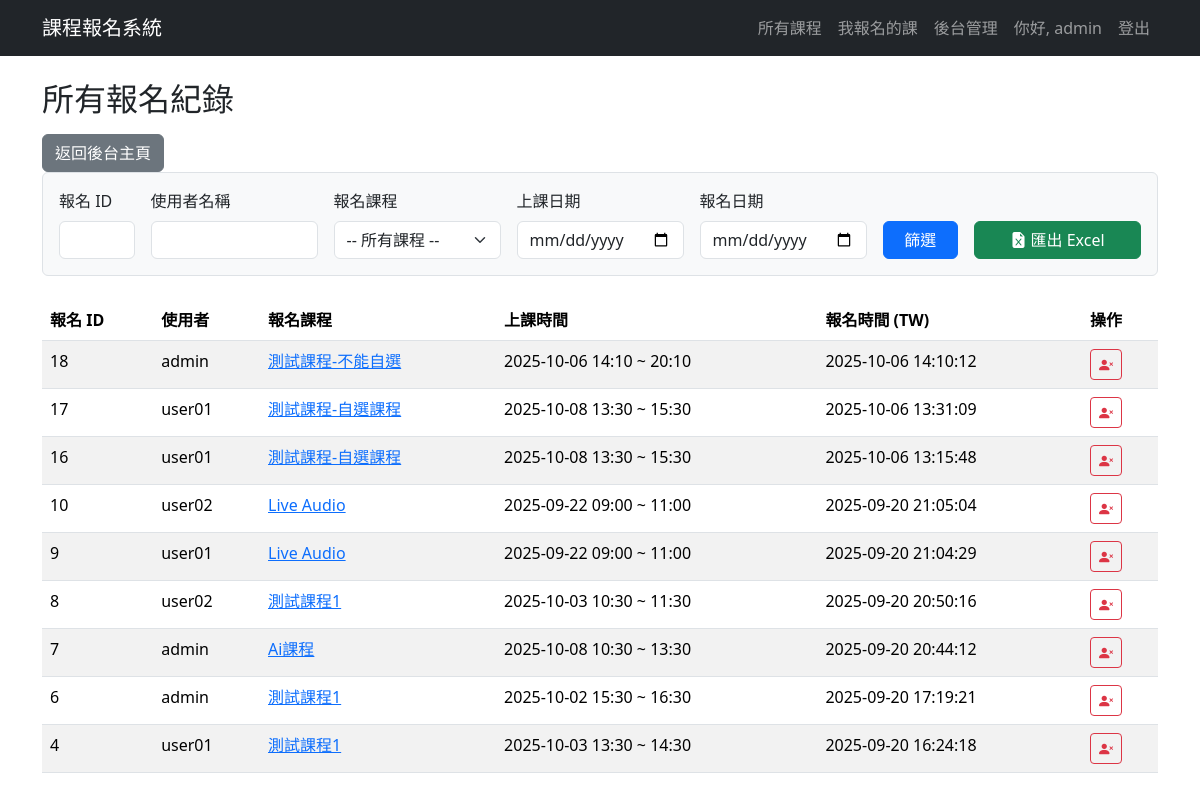
Page /admin/all_registrations (signed in) on the earlier database version.
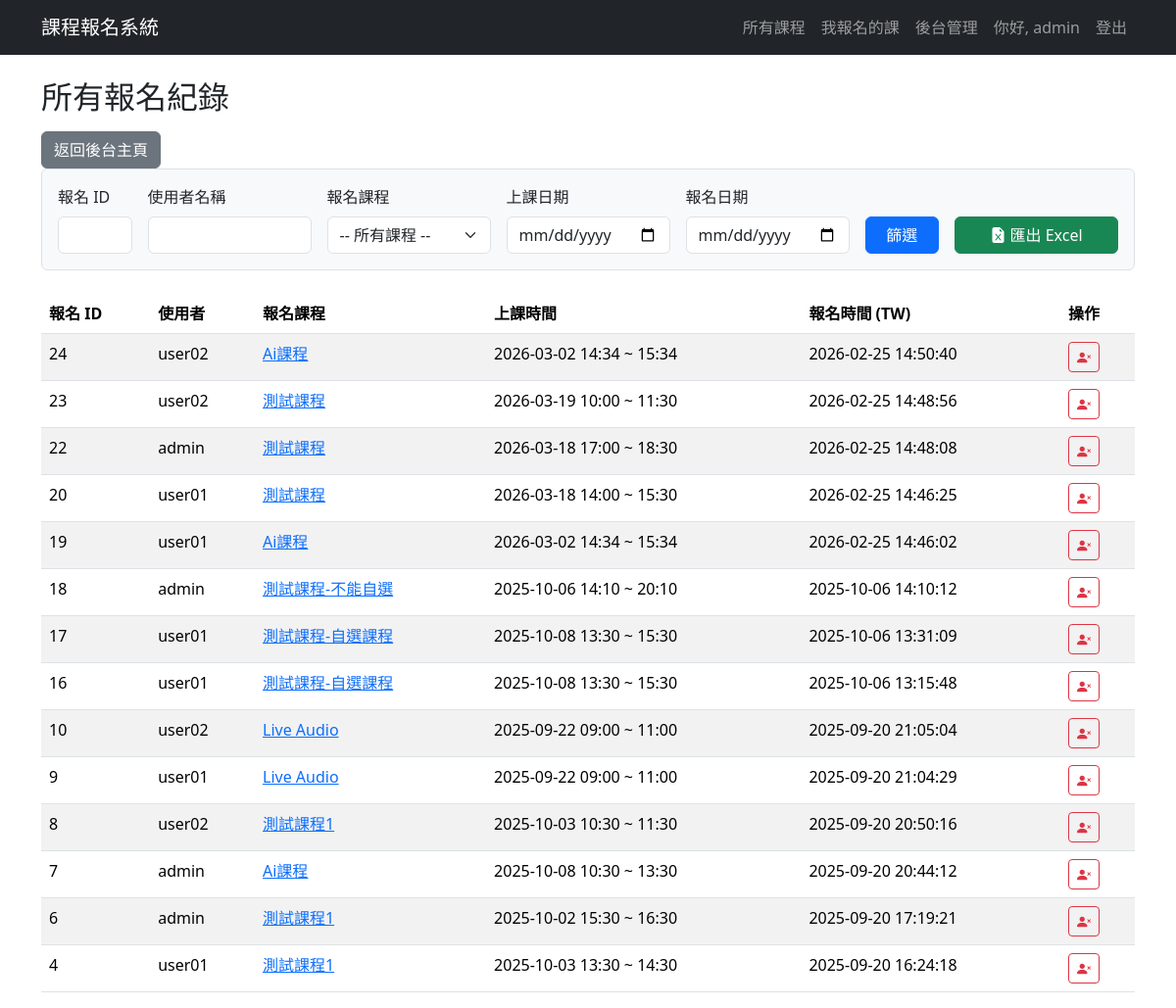
Same page on the later database version.
### app.py (models this page shows, shortened)
class User(UserMixin, db.Model):
    id = db.Column(db.Integer, primary_key=True) # 使用者ID 唯一值
    username = db.Column(db.String(80), unique=True, nullable=False)
    password_hash = db.Column(db.String(200), nullable=False) # 儲存雜湊後的密碼
    is_admin = db.Column(db.Boolean, default=False) # 是否為管理者
    __table_args__ = {'extend_existing': True} # 避免重複定義表格錯誤

class Registration(db.Model):
    __tablename__ = 'registration'
    id = db.Column(db.Integer, primary_key=True)
    user_id = db.Column(db.Integer, db.ForeignKey('user.id'), nullable=False)
    time_slot_id = db.Column(db.Integer, db.ForeignKey('time_slot.id'), nullable=False) # 報名的梯次
    registration_time = db.Column(db.DateTime, default=datetime.utcnow)
    __table_args__ = {'extend_existing': True}
    user = db.relationship('User', backref=db.backref('registrations', lazy=True))
    time_slot = db.relationship('TimeSlot', backref=db.backref('registrations', lazy='dynamic', cascade="all, delete-orphan", single_parent=True)) # 一個梯次有多個報名紀錄
    def local_registration_time(self):
        return self.registration_time + timedelta(hours=8)

class Course(db.Model):
    __tablename__ = 'course' # 建議明確指定表名
    id = db.Column(db.Integer, primary_key=True)
    name = db.Column(db.String(120), nullable=False)
    description = db.Column(db.Text, nullable=False) # 課程描述
    speaker_info = db.Column(db.String(200)) # 講者資訊
    has_time_slots = db.Column(db.Boolean, default=False, nullable=False) # 是否有梯次
    status = db.Column(db.String(20), default='尚未開放') # 課程狀態：尚未開放、報名中、報名截止
    registration_start_time = db.Column(db.DateTime, nullable=False) # 報名開始時間
    registration_end_time = db.Column(db.DateTime, nullable=False) # 報名截止時間
    allow_user_to_choose_time = db.Column(db.Boolean, default=False, nullable=False) # 是否允許使用者自選時間
    duration_hours = db.Column(db.Float, nullable=True, default=1) # 新增：上課時數欄位
    user_choice_start_date = db.Column(db.Date, nullable=True) # 自選時間的可選起始日
    user_choice_end_date = db.Column(db.Date, nullable=True) # 自選時間的可選結束日
    user_choice_start_time_of_day = db.Column(db.Time, nullable=True) # 自選時間的每日可選起始時間
    user_choice_end_time_of_day = db.Column(db.Time, nullable=True) # 自選時間的每日可選結束時間
    __table_args__ = {'extend_existing': True} # 避免重複定義表格錯誤
    files = db.relationship('CourseFile', backref='course', lazy=True, cascade="all, delete-orphan") # 課程有多個檔案，刪除課程時也刪除相關檔案
    time_slots = db.relationship('TimeSlot', backref='course', lazy=True, cascade="all, delete-orphan") # 課程有多個梯次，刪除課程時也刪除相關梯次

class TimeSlot(db.Model):
    __tablename__ = 'time_slot'
    id = db.Column(db.Integer, primary_key=True)
    slot_start_time = db.Column(db.DateTime, nullable=False)
    slot_end_time = db.Column(db.DateTime, nullable=False)
    capacity = db.Column(db.Integer, nullable=False, default=999) # 梯次名額
    booked_count = db.Column(db.Integer, default=0) # 已報名人數
    course_id = db.Column(db.Integer, db.ForeignKey('course.id'), nullable=False) # 課程ID 外鍵，參考 Course 表
    __table_args__ = {'extend_existing': True} # 避免重複定義表格錯誤

### app.py (the view, shortened to what this page needs)
@app.route('/admin/all_registrations')
@login_required
@admin_required
def all_registrations():
    query = Registration.query.join(TimeSlot).join(User)
    reg_id_str = request.args.get('registration_id')
    if reg_id_str:
        try:
            query = query.filter(Registration.id == int(reg_id_str))
        except ValueError:
            flash('報名 ID 必須是數字', 'warning')
    username = request.args.get('username')
    if username:
        query = query.filter(User.username.ilike(f"%{username}%"))
    course_id_str = request.args.get('course_id')
    if course_id_str:
        try:
            query = query.filter(TimeSlot.course_id == int(course_id_str))
        except ValueError:
            flash('課程 ID 格式不正確', 'warning')
    slot_date_str = request.args.get('slot_date')
    if slot_date_str:
        try:
            slot_date = datetime.strptime(slot_date_str, '%Y-%m-%d').date()
            query = query.filter(func.date(TimeSlot.slot_start_time) == slot_date)
        except ValueError:
            flash('梯次日期格式不正確', 'warning')
    reg_date_str = request.args.get('registration_date')
    all_courses = db.session.query(Course).join(TimeSlot).join(Registration).distinct(Course.id).order_by(Course.name).all()
    all_regs = query.order_by(Registration.id.desc()).all()
    print("Debug: all_courses names:", [course.name for course in all_courses])
    return render_template(
        'admin_all_registrations.html',
        registrations=all_regs,
        all_courses=all_courses,
        request=request
    )

### app.py (called while the page is built)
@login_manager.user_loader
def load_user(user_id): # 透過 user_id 載入使用者
    return User.query.get(int(user_id)) # 從資料庫取得使用者資料

def admin_required(f):
    @wraps(f)
    def decorated_function(*args, **kwargs):
        if not current_user.is_authenticated or not current_user.is_admin:
            flash('您沒有權限。', 'danger')
            return redirect(url_for('index'))
        return f(*args, **kwargs)
    return decorated_function

### templates/admin_all_registrations.html (shortened to what this page needs)
{% extends "layout.html" %}
{% block content %}
<h2>所有報名紀錄</h2>
<div class="mt-3">
    <a href="{{ url_for('admin_dashboard') }}" class="btn btn-secondary">返回後台主頁</a>
</div>
<form method="GET" action="{{ url_for('all_registrations') }}" class="mb-4 p-3 border rounded bg-light">
    <div class="row g-3 align-items-end">
        <div class="col-md-1">
            <label for="registration_id" class="form-label">報名 ID</label>
            <input type="text" class="form-control" id="registration_id" name="registration_id" value="{{ request.args.get('registration_id', '') }}">
        </div>
        <div class="col-md-2">
            <label for="username" class="form-label">使用者名稱</label>
            <input type="text" class="form-control" id="username" name="username" value="{{ request.args.get('username', '') }}">
        </div>
        <div class="col-md-2">
            <label for="course_id" class="form-label">報名課程</label>
            <select class="form-select" id="course_id" name="course_id">
                <option value="">-- 所有課程 --</option>
            </select>
        </div>
        <div class="col-md-2">
            <label for="slot_date" class="form-label">上課日期</label>
            <input type="date" class="form-control" id="slot_date" name="slot_date" value="{{ request.args.get('slot_date', '') }}">
        </div>
        <div class="col-md-2">
            <label for="registration_date" class="form-label">報名日期</label>
            <input type="date" class="form-control" id="registration_date" name="registration_date" value="{{ request.args.get('registration_date', '') }}">
        </div>
        <div class="col-md-1">
            <button type="submit" class="btn btn-primary w-100">篩選</button>
        </div>
        <div class="col-md-2">
            <a href="{{ url_for('export_registrations_to_excel', **request.args) }}" class="btn btn-success w-100">
                <i class="bi bi-file-earmark-excel-fill"></i> 匯出 Excel
            </a>
        </div>
    </div>
</form>
<div class="table-responsive">
    <table class="table table-striped table-hover">
        <thead>
            <tr>
                <th>報名 ID</th>
                <th>使用者</th>
                <th>報名課程</th>
                <th>上課時間</th>
                <th>報名時間 (TW)</th>
                <th>操作</th>
            </tr>
        </thead>
        <tbody>
            {% for reg in registrations %}
            <tr>
                <td>{{ reg.id }}</td>
                <td>{{ reg.user.username }}</td>
                <td>
                    <a href="{{ url_for('course_detail', course_id=reg.time_slot.course.id) }}">
                        {{ reg.time_slot.course.name }}
                    </a>
                </td>
                <td>
                    {% if reg.time_slot.slot_start_time.date() == reg.time_slot.slot_end_time.date() %}
                        {{ reg.time_slot.slot_start_time.strftime('%Y-%m-%d %H:%M') }} ~ {{ reg.time_slot.slot_end_time.strftime('%H:%M') }}
                    {% else %}
                        {{ reg.time_slot.slot_start_time.strftime('%Y-%m-%d %H:%M') }} ~ {{ reg.time_slot.slot_end_time.strftime('%Y-%m-%d %H:%M') }}
                    {% endif %}
                </td>
                <td>{{ reg.local_registration_time().strftime('%Y-%m-%d %H:%M:%S') }}</td>
                <td>
                    <form action="{{ url_for('admin_cancel_registration', registration_id=reg.id, **request.args) }}" method="POST" onsubmit="return confirm('確定要取消這筆報名嗎？');" style="display: inline;">
                        <button type="submit" class="btn btn-sm btn-outline-danger" title="取消此筆報名">
                            <i class="bi bi-person-x-fill"></i>
                        </button>
                    </form>
                </td>
            </tr>
            {% else %}
            <tr>
                <td colspan="6" class="text-center text-muted">沒有符合條件的報名紀錄。</td>
            </tr>
            {% endfor %}
        </tbody>
    </table>
</div>
{% endblock %}

### templates/layout.html (shortened to what this page needs)
<!doctype html>
<html lang="zh-Hant">
<head>
    <link href="https://cdn.jsdelivr.net/npm/bootstrap@5.3.3/dist/css/bootstrap.min.css" rel="stylesheet">
    <link rel="stylesheet" href="https://cdn.jsdelivr.net/npm/bootstrap-icons@1.11.3/font/bootstrap-icons.min.css">
    <link rel="stylesheet" href="{{ url_for('static', filename='css/style.css') }}">
</head>
<body class="{% block body_class %}{% endblock %}">
    <nav class="navbar navbar-expand-lg {% block navbar_classes %}navbar-dark bg-dark{% endblock %}">
        <div class="container">
            <a class="navbar-brand" href="{{ url_for('index') }}">課程報名系統</a>
            <div class="collapse navbar-collapse" id="navbarNav">
                <ul class="navbar-nav ms-auto">
                    <li class="nav-item">
                        <a class="nav-link" href="{{ url_for('index') }}">所有課程</a>
                    </li>
                    {% if current_user.is_authenticated %}
                        <li class="nav-item">
                            <a class="nav-link" href="{{ url_for('my_courses') }}">我報名的課</a>
                        </li>
                        {% if current_user.is_admin %}
                        <li class="nav-item">
                            <a class="nav-link" href="{{ url_for('admin_dashboard') }}">後台管理</a>
                        </li>
                        {% endif %}
                        <li class="nav-item">
                            <a class="nav-link" href="#">你好, {{ current_user.username }}</a>
                        </li>
                        <li class="nav-item">
                            <a class="nav-link" href="{{ url_for('logout') }}">登出</a>
                        </li>
                    {% else %}
                        <li class="nav-item">
                            <a class="nav-link" href="{{ url_for('login') }}">登入/註冊</a>
                        </li>
                    {% endif %}
                </ul>
            </div>
        </div>
    </nav>
    <main class="container mt-4">
        {% block content %}{% endblock %}
    </main>
</body>
</html>

Differences in the rows shown:
added Registration: id "24", user.username "user02", time_slot.course.name "Ai課程", time_slot.slot_start_time "2026-03-02 14:34", time_slot.slot_end_time "15:34", local_registration_time "2026-02-25 14:50:40"
added Registration: id "23", user.username "user02", time_slot.course.name "測試課程", time_slot.slot_start_time "2026-03-19 10:00", time_slot.slot_end_time "11:30", local_registration_time "2026-02-25 14:48:56"
added Registration: id "22", user.username "admin", time_slot.course.name "測試課程", time_slot.slot_start_time "2026-03-18 17:00", time_slot.slot_end_time "18:30", local_registration_time "2026-02-25 14:48:08"
added Registration: id "20", user.username "user01", time_slot.course.name "測試課程", time_slot.slot_start_time "2026-03-18 14:00", time_slot.slot_end_time "15:30", local_registration_time "2026-02-25 14:46:25"
added Registration: id "19", user.username "user01", time_slot.course.name "Ai課程", time_slot.slot_start_time "2026-03-02 14:34", time_slot.slot_end_time "15:34", local_registration_time "2026-02-25 14:46:02"
